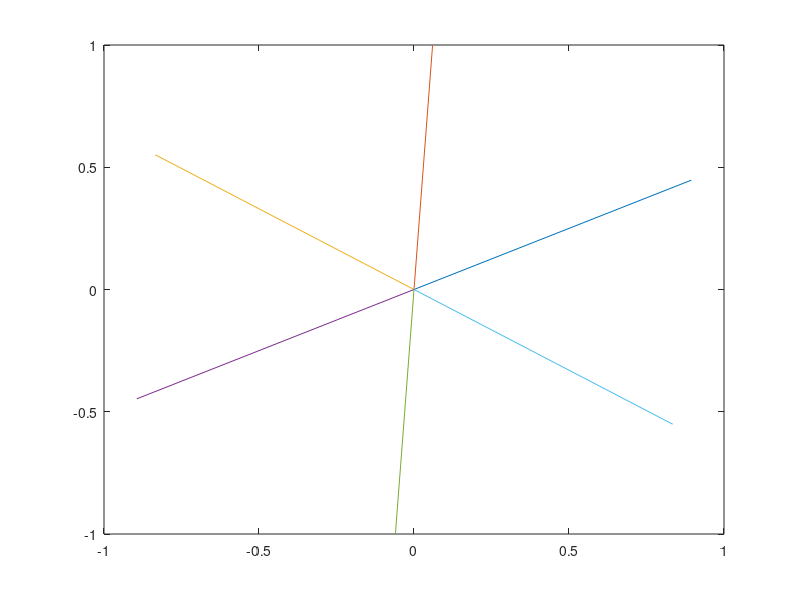

The MATLAB source for this figure:
% Define the initial unit vector
u = [4/sqrt(20); 2/sqrt(20)]; % You can choose any non-zero initial vector

% Define the rotation matrix function
theta = 2*pi/6; % Angle for hexagon
R = [cos(theta), -sin(theta); sin(theta), cos(theta)];

% Initialize the matrix to store vectors
M = zeros(2, 6) 
M(:, 1) = u
plot(M)

% Generate five new vectors by rotating the initial vector
for i = 2:6
    M(:, i) = R^(i-1) * u
    plot(M)
end

     
origin = zeros(1,size(M,2))
plot(origin)
plot([origin; M(1,:)])
plot([origin; M(2,:)])
plot([origin; M(1,:)],[origin; M(2,:)]);
